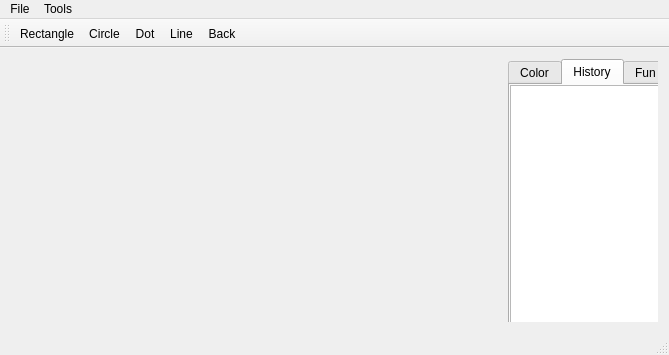
<?xml version="1.0" encoding="UTF-8"?>
<ui version="4.0">
 <class>MainWindow</class>
 <widget class="QMainWindow" name="MainWindow">
  <property name="geometry">
   <rect>
    <x>0</x>
    <y>0</y>
    <width>669</width>
    <height>355</height>
   </rect>
  </property>
  <property name="windowTitle">
   <string>MainWindow</string>
  </property>
  <widget class="QWidget" name="centralWidget">
   <layout class="QHBoxLayout" name="horizontalLayout">
    <item>
     <widget class="QWidget" name="paint" native="true"/>
    </item>
    <item>
     <widget class="QWidget" name="widget" native="true">
      <property name="maximumSize">
       <size>
        <width>150</width>
        <height>16777215</height>
       </size>
      </property>
      <property name="autoFillBackground">
       <bool>true</bool>
      </property>
      <widget class="QTabWidget" name="tabWidget">
       <property name="geometry">
        <rect>
         <x>0</x>
         <y>0</y>
         <width>161</width>
         <height>281</height>
        </rect>
       </property>
       <property name="tabShape">
        <enum>QTabWidget::Rounded</enum>
       </property>
       <property name="currentIndex">
        <number>1</number>
       </property>
       <property name="elideMode">
        <enum>Qt::ElideNone</enum>
       </property>
       <property name="usesScrollButtons">
        <bool>true</bool>
       </property>
       <widget class="QWidget" name="ColorTab">
        <attribute name="title">
         <string>Color</string>
        </attribute>
        <widget class="QSpinBox" name="sizeBox">
         <property name="geometry">
          <rect>
           <x>90</x>
           <y>30</y>
           <width>42</width>
           <height>22</height>
          </rect>
         </property>
         <property name="value">
          <number>1</number>
         </property>
        </widget>
        <widget class="QPushButton" name="clearButton">
         <property name="geometry">
          <rect>
           <x>0</x>
           <y>0</y>
           <width>75</width>
           <height>23</height>
          </rect>
         </property>
         <property name="text">
          <string>Clear</string>
         </property>
         <property name="default">
          <bool>false</bool>
         </property>
         <property name="flat">
          <bool>false</bool>
         </property>
        </widget>
        <widget class="QCheckBox" name="RainbowBox">
         <property name="enabled">
          <bool>true</bool>
         </property>
         <property name="geometry">
          <rect>
           <x>20</x>
           <y>150</y>
           <width>101</width>
           <height>17</height>
          </rect>
         </property>
         <property name="text">
          <string>Rainbow Mode</string>
         </property>
         <property name="checkable">
          <bool>true</bool>
         </property>
         <property name="autoRepeat">
          <bool>false</bool>
         </property>
         <property name="tristate">
          <bool>false</bool>
         </property>
        </widget>
        <widget class="QLabel" name="label_2">
         <property name="geometry">
          <rect>
           <x>10</x>
           <y>90</y>
           <width>16</width>
           <height>16</height>
          </rect>
         </property>
         <property name="text">
          <string>G</string>
         </property>
        </widget>
        <widget class="QSlider" name="blueSlider">
         <property name="geometry">
          <rect>
           <x>30</x>
           <y>120</y>
           <width>91</width>
           <height>20</height>
          </rect>
         </property>
         <property name="maximum">
          <number>255</number>
         </property>
         <property name="orientation">
          <enum>Qt::Horizontal</enum>
         </property>
        </widget>
        <widget class="QSlider" name="greenSlider">
         <property name="geometry">
          <rect>
           <x>30</x>
           <y>90</y>
           <width>91</width>
           <height>20</height>
          </rect>
         </property>
         <property name="maximum">
          <number>255</number>
         </property>
         <property name="orientation">
          <enum>Qt::Horizontal</enum>
         </property>
        </widget>
        <widget class="QFrame" name="selectedColor">
         <property name="geometry">
          <rect>
           <x>0</x>
           <y>30</y>
           <width>91</width>
           <height>21</height>
          </rect>
         </property>
         <property name="frameShape">
          <enum>QFrame::StyledPanel</enum>
         </property>
         <property name="frameShadow">
          <enum>QFrame::Raised</enum>
         </property>
        </widget>
        <widget class="QLabel" name="label">
         <property name="geometry">
          <rect>
           <x>10</x>
           <y>60</y>
           <width>16</width>
           <height>16</height>
          </rect>
         </property>
         <property name="text">
          <string>R</string>
         </property>
        </widget>
        <widget class="QSlider" name="redSlider">
         <property name="geometry">
          <rect>
           <x>30</x>
           <y>60</y>
           <width>91</width>
           <height>22</height>
          </rect>
         </property>
         <property name="maximum">
          <number>255</number>
         </property>
         <property name="orientation">
          <enum>Qt::Horizontal</enum>
         </property>
        </widget>
        <widget class="QLabel" name="label_3">
         <property name="geometry">
          <rect>
           <x>10</x>
           <y>120</y>
           <width>16</width>
           <height>16</height>
          </rect>
         </property>
         <property name="text">
          <string>B</string>
         </property>
        </widget>
       </widget>
       <widget class="QWidget" name="historyTab">
        <attribute name="title">
         <string>History</string>
        </attribute>
        <widget class="QListWidget" name="listWidget">
         <property name="geometry">
          <rect>
           <x>0</x>
           <y>0</y>
           <width>161</width>
           <height>261</height>
          </rect>
         </property>
        </widget>
       </widget>
       <widget class="QWidget" name="tab">
        <attribute name="title">
         <string>Fun</string>
        </attribute>
        <widget class="QPushButton" name="GameOfLifeBtn">
         <property name="geometry">
          <rect>
           <x>30</x>
           <y>50</y>
           <width>75</width>
           <height>23</height>
          </rect>
         </property>
         <property name="text">
          <string>Game of Life</string>
         </property>
        </widget>
        <widget class="QRadioButton" name="radioButton">
         <property name="geometry">
          <rect>
           <x>20</x>
           <y>10</y>
           <width>101</width>
           <height>17</height>
          </rect>
         </property>
         <property name="text">
          <string>Single Life Form</string>
         </property>
        </widget>
        <widget class="QRadioButton" name="radioButton_2">
         <property name="geometry">
          <rect>
           <x>20</x>
           <y>30</y>
           <width>111</width>
           <height>17</height>
          </rect>
         </property>
         <property name="text">
          <string>Multiple Life Forms</string>
         </property>
        </widget>
        <widget class="QComboBox" name="patternBox">
         <property name="geometry">
          <rect>
           <x>20</x>
           <y>100</y>
           <width>111</width>
           <height>22</height>
          </rect>
         </property>
        </widget>
        <widget class="QLabel" name="label_4">
         <property name="geometry">
          <rect>
           <x>20</x>
           <y>80</y>
           <width>111</width>
           <height>16</height>
          </rect>
         </property>
         <property name="text">
          <string>Select Pattern Brush</string>
         </property>
        </widget>
       </widget>
      </widget>
     </widget>
    </item>
   </layout>
  </widget>
  <widget class="QMenuBar" name="menuBar">
   <property name="geometry">
    <rect>
     <x>0</x>
     <y>0</y>
     <width>669</width>
     <height>27</height>
    </rect>
   </property>
   <widget class="QMenu" name="menuFile">
    <property name="title">
     <string>File</string>
    </property>
    <addaction name="actionOpen"/>
    <addaction name="actionBack"/>
    <addaction name="action_2"/>
    <addaction name="actionSave_as"/>
    <addaction name="separator"/>
    <addaction name="actionExit"/>
   </widget>
   <widget class="QMenu" name="menuFroms">
    <property name="title">
     <string>Tools</string>
    </property>
    <addaction name="actionDot"/>
    <addaction name="actionLine"/>
    <addaction name="actionStraight_LIne"/>
    <addaction name="actionRectangle"/>
    <addaction name="actionCircle"/>
   </widget>
   <addaction name="menuFile"/>
   <addaction name="menuFroms"/>
  </widget>
  <widget class="QToolBar" name="mainToolBar">
   <attribute name="toolBarArea">
    <enum>TopToolBarArea</enum>
   </attribute>
   <attribute name="toolBarBreak">
    <bool>false</bool>
   </attribute>
   <addaction name="actionRectangle"/>
   <addaction name="actionCircle"/>
   <addaction name="actionDot"/>
   <addaction name="actionLine"/>
   <addaction name="actionBack"/>
  </widget>
  <widget class="QStatusBar" name="statusBar"/>
  <action name="actionOpen">
   <property name="text">
    <string>Open...</string>
   </property>
  </action>
  <action name="action_2">
   <property name="text">
    <string>Save</string>
   </property>
  </action>
  <action name="actionSave_as">
   <property name="text">
    <string>Save as...</string>
   </property>
  </action>
  <action name="actionExit">
   <property name="text">
    <string>Exit</string>
   </property>
  </action>
  <action name="actionRectangle">
   <property name="icon">
    <iconset resource="src.qrc">
     <normaloff>:/icons/rectangle.png</normaloff>:/icons/rectangle.png</iconset>
   </property>
   <property name="text">
    <string>Rectangle</string>
   </property>
  </action>
  <action name="actionCircle">
   <property name="icon">
    <iconset resource="src.qrc">
     <normaloff>:/icons/circle.png</normaloff>:/icons/circle.png</iconset>
   </property>
   <property name="text">
    <string>Circle</string>
   </property>
  </action>
  <action name="actionDot">
   <property name="icon">
    <iconset resource="src.qrc">
     <normaloff>:/icons/dot.png</normaloff>:/icons/dot.png</iconset>
   </property>
   <property name="text">
    <string>Dot</string>
   </property>
   <property name="shortcut">
    <string>Ctrl+Shift+D</string>
   </property>
  </action>
  <action name="actionLine">
   <property name="icon">
    <iconset resource="src.qrc">
     <normaloff>:/icons/line.png</normaloff>:/icons/line.png</iconset>
   </property>
   <property name="text">
    <string>Line</string>
   </property>
   <property name="shortcut">
    <string>Ctrl+Shift+L</string>
   </property>
  </action>
  <action name="actionBack">
   <property name="icon">
    <iconset resource="src.qrc">
     <normaloff>:/icons/undo.png</normaloff>:/icons/undo.png</iconset>
   </property>
   <property name="text">
    <string>Back</string>
   </property>
   <property name="shortcut">
    <string>Ctrl+Z</string>
   </property>
  </action>
  <action name="actionStraight_LIne">
   <property name="icon">
    <iconset resource="src.qrc">
     <normaloff>:/icons/straightline.png</normaloff>:/icons/straightline.png</iconset>
   </property>
   <property name="text">
    <string>Straight Line</string>
   </property>
  </action>
 </widget>
 <layoutdefault spacing="6" margin="11"/>
 <resources>
  <include location="src.qrc"/>
 </resources>
 <connections/>
</ui>
